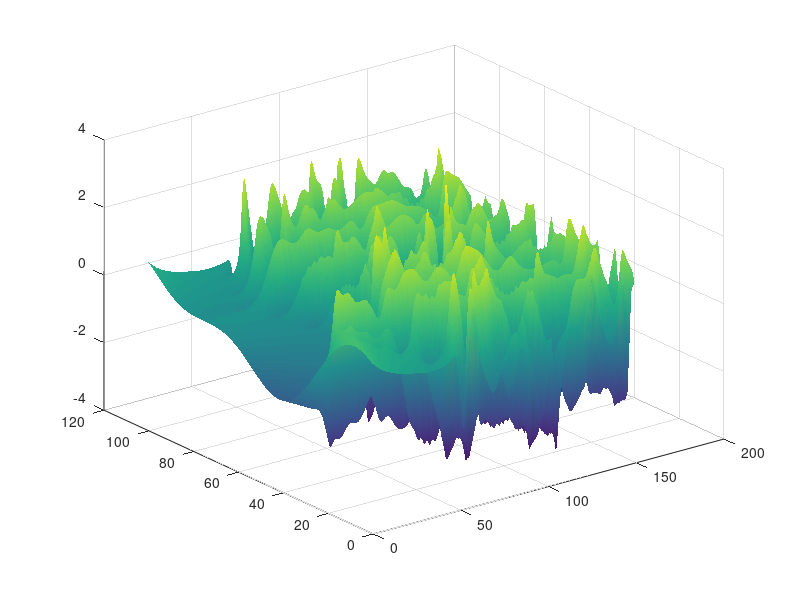

Write the MATLAB code that produced this figure. (Note: this script raises an error after producing the figure.)

% kursiv.m - solution of Kuramoto-Sivashinsky equation by ETDRK4 scheme
%
% u_t = -u*u_x - u_xx - u_xxxx, periodic BCs on [0,32*pi]
% computation is based on v = fft(u), so linear term is diagonal
% compare p27.m in Trefethen, "Spectral Methods in MATLAB", SIAM 2000
% AK Kassam and LN Trefethen, July 2002
% Spatial grid and initial condition:
clear; clc; close all
N = 128;
x = 32*pi*(1:N)'/N;
u = cos(x/16).*(1+sin(x/16));
v = fft(u);
% Precompute various ETDRK4 scalar quantities:
h = 1/4; % time step
k = [0:N/2-1 0 -N/2+1:-1]'/16; % wave numbers
L = k.^2 - k.^4; % Fourier multipliers
E = exp(h*L); E2 = exp(h*L/2);
M = 16; % no. of points for complex means
r = exp(1i*pi*((1:M)-.5)/M); % roots of unity


LR = h*L(:,ones(M,1)) + r(ones(N,1),:);
Q = h*real(mean( (exp(LR/2)-1)./LR ,2));
f1 = h*real(mean( (-4-LR+exp(LR).*(4-3*LR+LR.^2))./LR.^3 ,2));
f2 = h*real(mean( (2+LR+exp(LR).*(-2+LR))./LR.^3 ,2));
f3 = h*real(mean( (-4-3*LR-LR.^2+exp(LR).*(4-LR))./LR.^3 ,2));

%%

% Main time-stepping loop:

uu = u; tt = 0;
tmax = 150; nmax = round(tmax/h); nplt = floor((tmax/100)/h);
g = -0.5i*k;
for n = 1:nmax
t = n*h;
Nv = g.*fft(real(ifft(v)).^2);
a = E2.*v + Q.*Nv;
Na = g.*fft(real(ifft(a)).^2);
b = E2.*v + Q.*Na;
Nb = g.*fft(real(ifft(b)).^2);
c = E2.*a + Q.*(2*Nb-Nv);
Nc = g.*fft(real(ifft(c)).^2);
v = E.*v + Nv.*f1 + 2*(Na+Nb).*f2 + Nc.*f3;
%if mod(n,nplt)==0
u = real(ifft(v));
uu = [uu,u]; tt = [tt,t];
%end
end
% Plot results:
surf(tt,x,uu), shading interp, lighting phong, axis tight
view([-90 90]), colormap(autumn); set(gca,'zlim',[-5 50])
light('color',[1 1 0],'position',[-1,2,2])
material([0.30 0.60 0.60 40.00 1.00]);